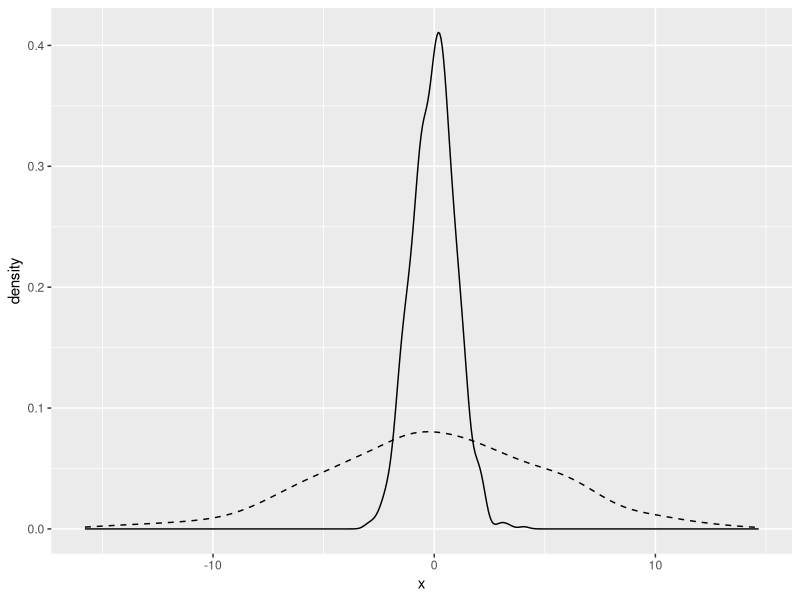

Reproduce this figure in R.
## ---- chunk 1
library(tidyverse)
gril <- read_csv("griliches.csv")
var(gril$age)
sd(gril$age)
var(gril$expr)
sd(gril$expr)
## ---- chunk 2
x <- c(1, 3, 5)
y <- c(10, 15, 20)
z <- c(10, 5, -3)
cov(x,y)
cov(x,z)
## ---- chunk 3
gril$w <- exp(gril$lw) # get the wage (not the log wage)
cov(gril$w, gril$s) # get the cov between wages and education
## ---- chunk 4
x <- c(1, 5, 7)
y <- c(7, 8, 10)
z <- c(14, 16, 20)
cov(x,y)
cov(x,z)
## ---- chunk 5
x <- c(1, 5, 7)
y <- c(7, 8, 10)
z <- c(14, 16, 20)
cor(x,y)
cor(x,z)
## ---- chunk 6
cor(gril$w, gril$s)
## ---- chunk 7
library(ggplot2)
x <- rnorm(1000,0,1)
y <- rnorm(1000,0,5)
ggplot() + geom_density(aes(x)) + geom_density(aes(y), lty=2)
